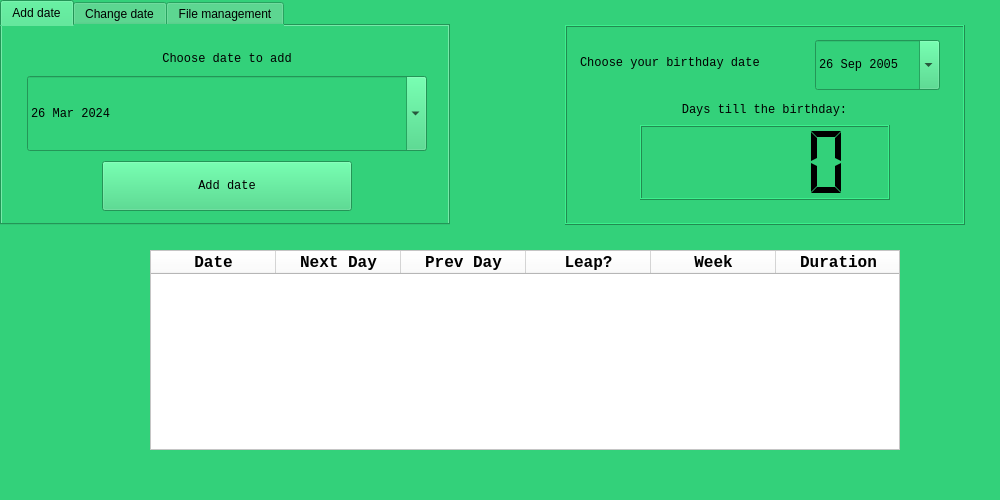
<?xml version="1.0" encoding="UTF-8"?>
<ui version="4.0">
 <class>MainWindow</class>
 <widget class="QMainWindow" name="MainWindow">
  <property name="geometry">
   <rect>
    <x>0</x>
    <y>0</y>
    <width>1000</width>
    <height>500</height>
   </rect>
  </property>
  <property name="font">
   <font>
    <family>Monospace</family>
   </font>
  </property>
  <property name="windowTitle">
   <string>MainWindow</string>
  </property>
  <property name="styleSheet">
   <string notr="true">background-color: rgb(51, 209, 122);
alternate-background-color: rgb(245, 194, 17);</string>
  </property>
  <widget class="QWidget" name="centralwidget">
   <widget class="QTableWidget" name="table">
    <property name="geometry">
     <rect>
      <x>150</x>
      <y>250</y>
      <width>750</width>
      <height>200</height>
     </rect>
    </property>
    <property name="styleSheet">
     <string notr="true">background-color: rgb(255, 255, 255);</string>
    </property>
    <property name="lineWidth">
     <number>2</number>
    </property>
    <property name="verticalScrollBarPolicy">
     <enum>Qt::ScrollBarAsNeeded</enum>
    </property>
    <property name="horizontalScrollBarPolicy">
     <enum>Qt::ScrollBarAlwaysOff</enum>
    </property>
    <property name="sizeAdjustPolicy">
     <enum>QAbstractScrollArea::AdjustIgnored</enum>
    </property>
    <property name="editTriggers">
     <set>QAbstractItemView::NoEditTriggers</set>
    </property>
    <property name="selectionBehavior">
     <enum>QAbstractItemView::SelectItems</enum>
    </property>
    <property name="gridStyle">
     <enum>Qt::SolidLine</enum>
    </property>
    <property name="rowCount">
     <number>0</number>
    </property>
    <attribute name="horizontalHeaderCascadingSectionResizes">
     <bool>true</bool>
    </attribute>
    <attribute name="horizontalHeaderMinimumSectionSize">
     <number>15</number>
    </attribute>
    <attribute name="horizontalHeaderDefaultSectionSize">
     <number>125</number>
    </attribute>
    <attribute name="verticalHeaderShowSortIndicator" stdset="0">
     <bool>false</bool>
    </attribute>
    <attribute name="verticalHeaderStretchLastSection">
     <bool>false</bool>
    </attribute>
    <column>
     <property name="text">
      <string>Date</string>
     </property>
     <property name="font">
      <font>
       <family>Monospace</family>
       <pointsize>12</pointsize>
       <bold>true</bold>
      </font>
     </property>
    </column>
    <column>
     <property name="text">
      <string>Next Day</string>
     </property>
     <property name="font">
      <font>
       <family>Monospace</family>
       <pointsize>12</pointsize>
       <bold>true</bold>
      </font>
     </property>
    </column>
    <column>
     <property name="text">
      <string>Prev Day</string>
     </property>
     <property name="font">
      <font>
       <family>Monospace</family>
       <pointsize>12</pointsize>
       <bold>true</bold>
       <stylestrategy>PreferAntialias</stylestrategy>
       <kerning>true</kerning>
      </font>
     </property>
    </column>
    <column>
     <property name="text">
      <string>Leap?</string>
     </property>
     <property name="font">
      <font>
       <family>Monospace</family>
       <pointsize>12</pointsize>
       <bold>true</bold>
      </font>
     </property>
    </column>
    <column>
     <property name="text">
      <string>Week</string>
     </property>
     <property name="font">
      <font>
       <family>Monospace</family>
       <pointsize>12</pointsize>
       <bold>true</bold>
      </font>
     </property>
    </column>
    <column>
     <property name="text">
      <string>Duration</string>
     </property>
     <property name="font">
      <font>
       <family>Monospace</family>
       <pointsize>12</pointsize>
       <bold>true</bold>
      </font>
     </property>
    </column>
   </widget>
   <widget class="QTabWidget" name="tabWidget">
    <property name="geometry">
     <rect>
      <x>0</x>
      <y>0</y>
      <width>450</width>
      <height>225</height>
     </rect>
    </property>
    <property name="styleSheet">
     <string notr="true"/>
    </property>
    <property name="currentIndex">
     <number>0</number>
    </property>
    <widget class="QWidget" name="Add">
     <attribute name="title">
      <string>Add date</string>
     </attribute>
     <widget class="QPushButton" name="addDate">
      <property name="geometry">
       <rect>
        <x>100</x>
        <y>135</y>
        <width>250</width>
        <height>50</height>
       </rect>
      </property>
      <property name="font">
       <font>
        <family>Monospace</family>
       </font>
      </property>
      <property name="text">
       <string>Add date</string>
      </property>
     </widget>
     <widget class="QDateEdit" name="DateAddText">
      <property name="geometry">
       <rect>
        <x>25</x>
        <y>50</y>
        <width>400</width>
        <height>75</height>
       </rect>
      </property>
      <property name="font">
       <font>
        <family>Monospace</family>
       </font>
      </property>
      <property name="time">
       <time>
        <hour>0</hour>
        <minute>0</minute>
        <second>0</second>
       </time>
      </property>
      <property name="minimumDateTime">
       <datetime>
        <hour>14</hour>
        <minute>48</minute>
        <second>40</second>
        <year>1752</year>
        <month>9</month>
        <day>14</day>
       </datetime>
      </property>
      <property name="minimumDate">
       <date>
        <year>1752</year>
        <month>9</month>
        <day>14</day>
       </date>
      </property>
      <property name="calendarPopup">
       <bool>true</bool>
      </property>
      <property name="date">
       <date>
        <year>2024</year>
        <month>3</month>
        <day>26</day>
       </date>
      </property>
     </widget>
     <widget class="QLabel" name="label_4">
      <property name="geometry">
       <rect>
        <x>0</x>
        <y>25</y>
        <width>450</width>
        <height>15</height>
       </rect>
      </property>
      <property name="font">
       <font>
        <family>Monospace</family>
       </font>
      </property>
      <property name="text">
       <string>Choose date to add</string>
      </property>
      <property name="alignment">
       <set>Qt::AlignCenter</set>
      </property>
     </widget>
    </widget>
    <widget class="QWidget" name="chn">
     <attribute name="title">
      <string>Change date</string>
     </attribute>
     <widget class="QPushButton" name="changeDate">
      <property name="geometry">
       <rect>
        <x>100</x>
        <y>125</y>
        <width>250</width>
        <height>50</height>
       </rect>
      </property>
      <property name="text">
       <string>Change date</string>
      </property>
     </widget>
     <widget class="QLineEdit" name="lineEdit">
      <property name="geometry">
       <rect>
        <x>250</x>
        <y>10</y>
        <width>75</width>
        <height>25</height>
       </rect>
      </property>
      <property name="mouseTracking">
       <bool>true</bool>
      </property>
      <property name="autoFillBackground">
       <bool>false</bool>
      </property>
      <property name="inputMask">
       <string/>
      </property>
      <property name="text">
       <string>1</string>
      </property>
      <property name="maxLength">
       <number>50</number>
      </property>
      <property name="echoMode">
       <enum>QLineEdit::Normal</enum>
      </property>
      <property name="cursorPosition">
       <number>1</number>
      </property>
      <property name="alignment">
       <set>Qt::AlignCenter</set>
      </property>
      <property name="clearButtonEnabled">
       <bool>true</bool>
      </property>
     </widget>
     <widget class="QDateEdit" name="DateChangeText">
      <property name="geometry">
       <rect>
        <x>50</x>
        <y>75</y>
        <width>331</width>
        <height>31</height>
       </rect>
      </property>
      <property name="dateTime">
       <datetime>
        <hour>5</hour>
        <minute>0</minute>
        <second>0</second>
        <year>2024</year>
        <month>3</month>
        <day>28</day>
       </datetime>
      </property>
      <property name="calendarPopup">
       <bool>true</bool>
      </property>
     </widget>
     <widget class="QLabel" name="label_3">
      <property name="geometry">
       <rect>
        <x>0</x>
        <y>50</y>
        <width>450</width>
        <height>20</height>
       </rect>
      </property>
      <property name="text">
       <string>Choose new date</string>
      </property>
      <property name="alignment">
       <set>Qt::AlignCenter</set>
      </property>
     </widget>
     <widget class="QLabel" name="label_5">
      <property name="geometry">
       <rect>
        <x>5</x>
        <y>10</y>
        <width>231</width>
        <height>20</height>
       </rect>
      </property>
      <property name="text">
       <string>Enter date pos number to change</string>
      </property>
      <property name="alignment">
       <set>Qt::AlignCenter</set>
      </property>
     </widget>
    </widget>
    <widget class="QWidget" name="tab_3">
     <attribute name="title">
      <string>File management</string>
     </attribute>
     <widget class="QPushButton" name="openfile">
      <property name="geometry">
       <rect>
        <x>75</x>
        <y>100</y>
        <width>100</width>
        <height>50</height>
       </rect>
      </property>
      <property name="text">
       <string>Open File</string>
      </property>
     </widget>
     <widget class="QPushButton" name="savefile">
      <property name="geometry">
       <rect>
        <x>250</x>
        <y>100</y>
        <width>100</width>
        <height>50</height>
       </rect>
      </property>
      <property name="text">
       <string>Save</string>
      </property>
     </widget>
     <widget class="QLabel" name="label">
      <property name="geometry">
       <rect>
        <x>-1</x>
        <y>50</y>
        <width>450</width>
        <height>15</height>
       </rect>
      </property>
      <property name="text">
       <string>Use existing file or save to it</string>
      </property>
      <property name="alignment">
       <set>Qt::AlignCenter</set>
      </property>
     </widget>
    </widget>
   </widget>
   <widget class="QWidget" name="widget" native="true">
    <property name="geometry">
     <rect>
      <x>565</x>
      <y>25</y>
      <width>400</width>
      <height>200</height>
     </rect>
    </property>
    <property name="autoFillBackground">
     <bool>false</bool>
    </property>
    <property name="styleSheet">
     <string notr="true"/>
    </property>
    <widget class="QDateEdit" name="DateBirthdayText">
     <property name="geometry">
      <rect>
       <x>250</x>
       <y>15</y>
       <width>125</width>
       <height>50</height>
      </rect>
     </property>
     <property name="font">
      <font>
       <family>Monospace</family>
      </font>
     </property>
     <property name="autoFillBackground">
      <bool>false</bool>
     </property>
     <property name="dateTime">
      <datetime>
       <hour>5</hour>
       <minute>0</minute>
       <second>0</second>
       <year>2005</year>
       <month>9</month>
       <day>26</day>
      </datetime>
     </property>
     <property name="currentSection">
      <enum>QDateTimeEdit::DaySection</enum>
     </property>
     <property name="calendarPopup">
      <bool>true</bool>
     </property>
    </widget>
    <widget class="QLabel" name="label_6">
     <property name="geometry">
      <rect>
       <x>15</x>
       <y>30</y>
       <width>225</width>
       <height>15</height>
      </rect>
     </property>
     <property name="font">
      <font>
       <family>Monospace</family>
      </font>
     </property>
     <property name="text">
      <string>Choose your birthday date</string>
     </property>
    </widget>
    <widget class="QLabel" name="label_7">
     <property name="geometry">
      <rect>
       <x>9</x>
       <y>75</y>
       <width>381</width>
       <height>20</height>
      </rect>
     </property>
     <property name="font">
      <font>
       <family>Monospace</family>
      </font>
     </property>
     <property name="text">
      <string>Days till the birthday:</string>
     </property>
     <property name="alignment">
      <set>Qt::AlignCenter</set>
     </property>
    </widget>
    <widget class="QLCDNumber" name="lcdNumber">
     <property name="geometry">
      <rect>
       <x>75</x>
       <y>100</y>
       <width>250</width>
       <height>75</height>
      </rect>
     </property>
     <property name="font">
      <font>
       <family>Monospace</family>
      </font>
     </property>
     <property name="smallDecimalPoint">
      <bool>true</bool>
     </property>
     <property name="digitCount">
      <number>4</number>
     </property>
     <property name="segmentStyle">
      <enum>QLCDNumber::Flat</enum>
     </property>
    </widget>
    <widget class="QFrame" name="frame">
     <property name="geometry">
      <rect>
       <x>0</x>
       <y>0</y>
       <width>400</width>
       <height>200</height>
      </rect>
     </property>
     <property name="frameShape">
      <enum>QFrame::Box</enum>
     </property>
     <property name="frameShadow">
      <enum>QFrame::Raised</enum>
     </property>
     <property name="lineWidth">
      <number>1</number>
     </property>
    </widget>
    <zorder>frame</zorder>
    <zorder>DateBirthdayText</zorder>
    <zorder>label_6</zorder>
    <zorder>label_7</zorder>
    <zorder>lcdNumber</zorder>
   </widget>
  </widget>
  <widget class="QMenuBar" name="menubar">
   <property name="geometry">
    <rect>
     <x>0</x>
     <y>0</y>
     <width>1000</width>
     <height>22</height>
    </rect>
   </property>
  </widget>
  <widget class="QStatusBar" name="statusbar"/>
 </widget>
 <resources/>
 <connections/>
</ui>
